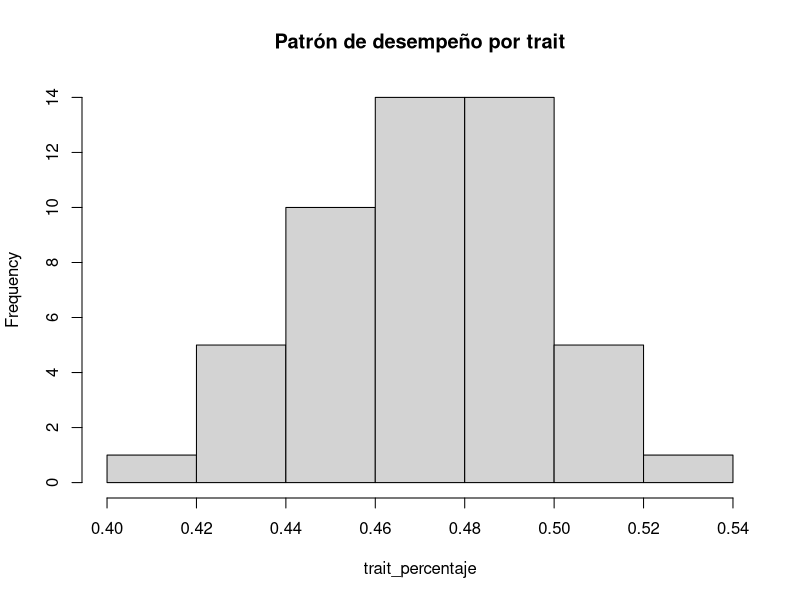
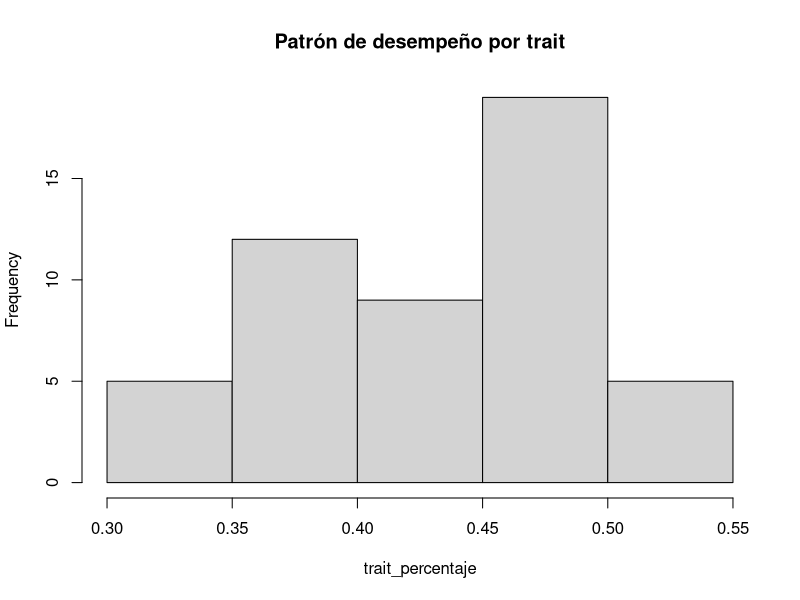
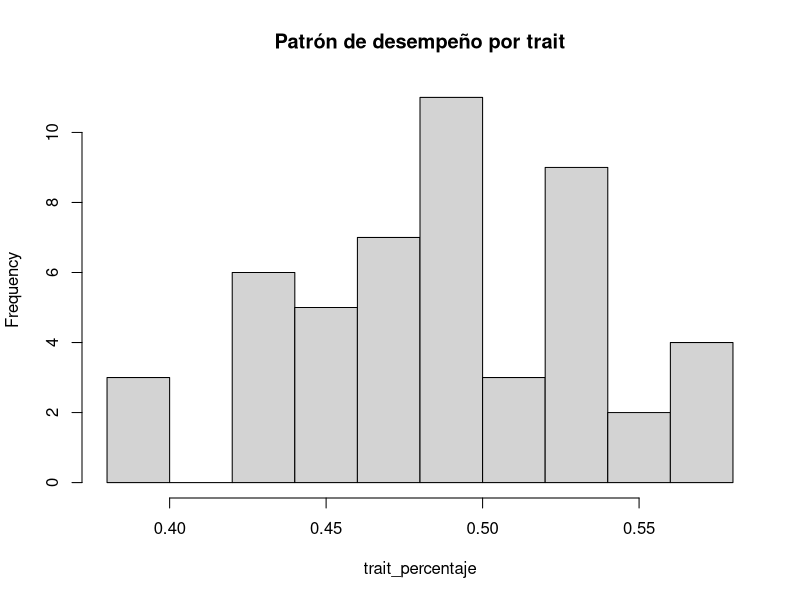
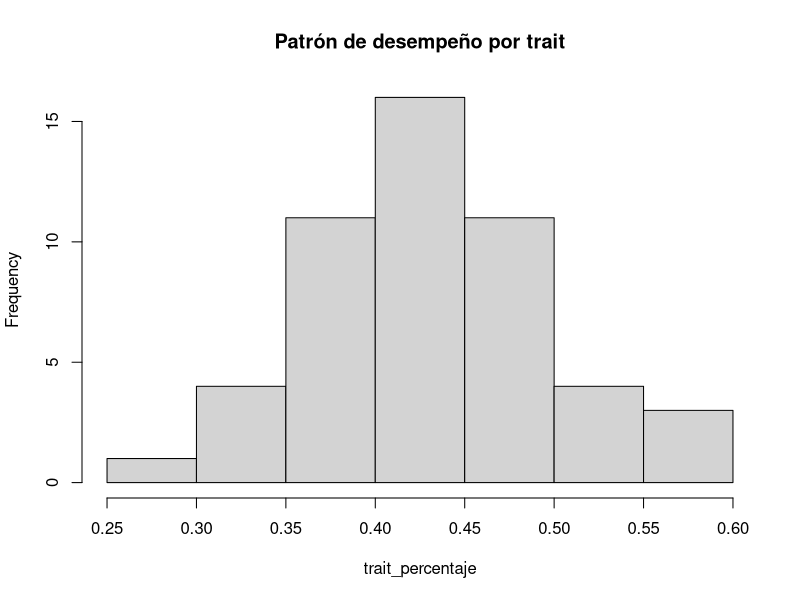
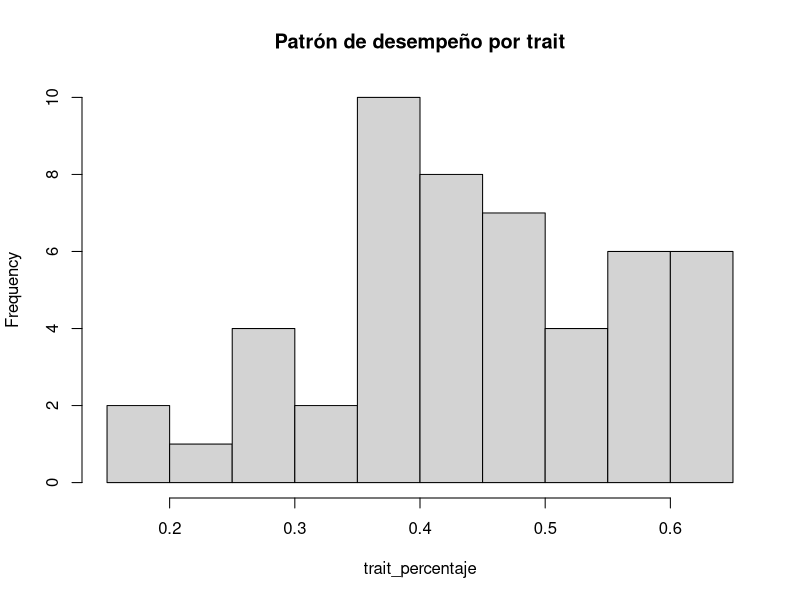
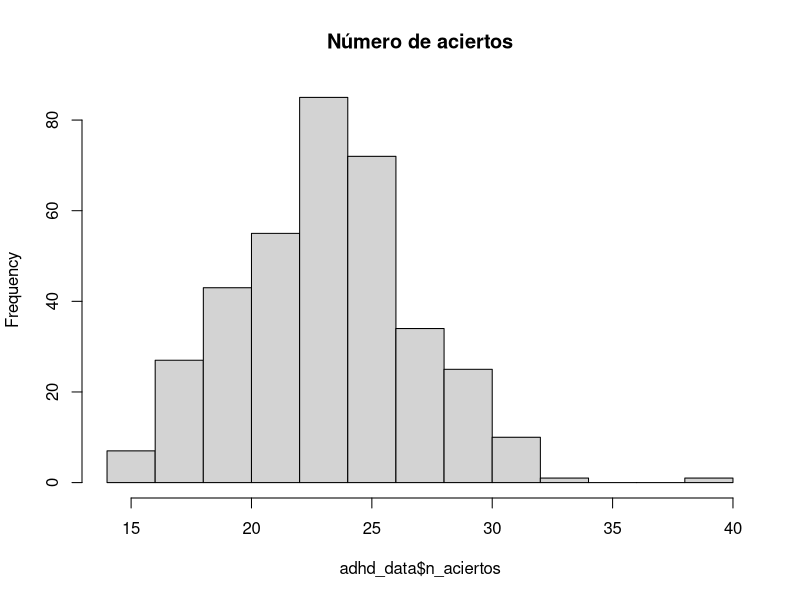
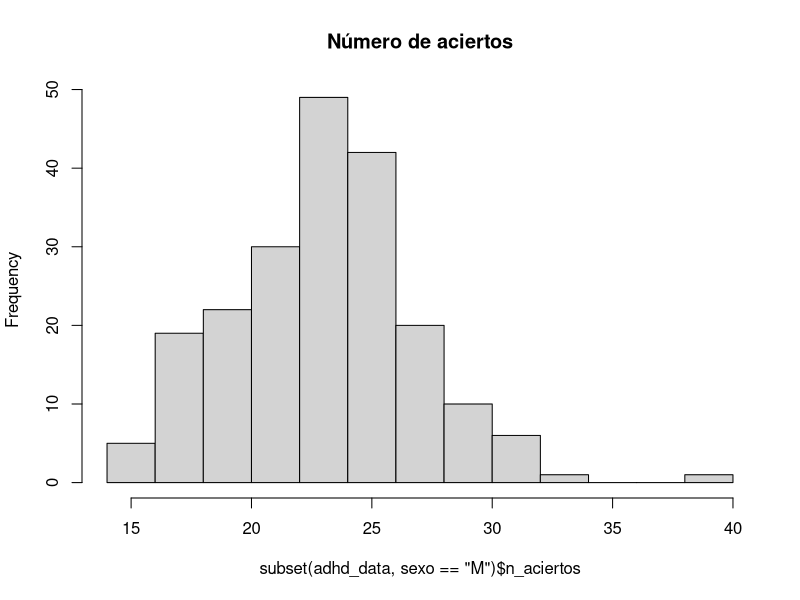
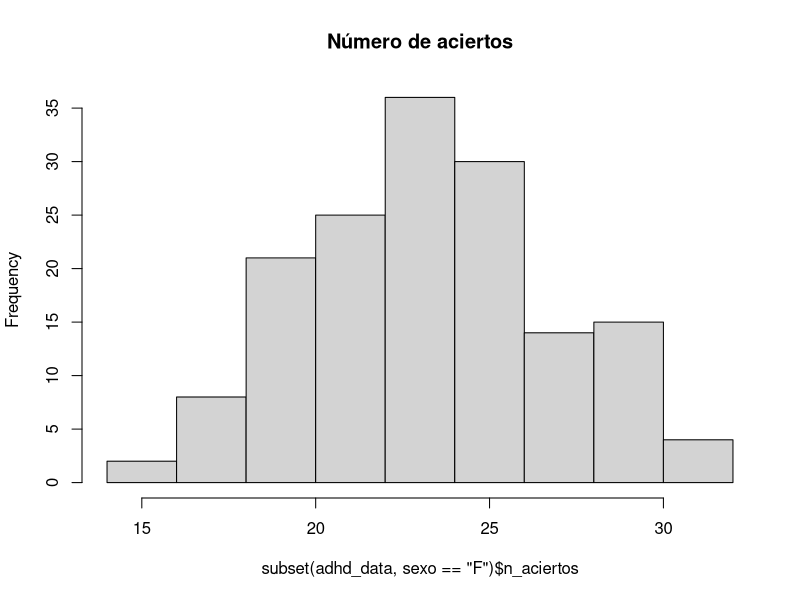

These figures' R source, in order:
## ---- chunk 1
## mostrar siempre el código
knitr::opts_chunk$set(echo = TRUE)
## ---- chunk 2
## Leemos los datos:
adhd_data = read.delim("data/taskA.txt")

## Menores de edad
adhd_data_menores = subset(adhd_data, edad < 18)

## Adhd status
table(subset(adhd_data_menores, select=adhdstatus))

## ---- chunk 3
## niños y niñas en el subset
table(subset(adhd_data_menores, select=sexo))
## ---- chunk 4
## aquí va el código
create_plot <- function(df){
  len <- nrow(df)
  trait_percentaje <- colSums(subset(df, select = c(trait_A1:trait_A50))==5)/len
  trait_plot <- hist(trait_percentaje, main = "Patrón de desempeño por trait")
  # abline(h = mean(trait_percentaje), col = "red", lty = 2)
  return(trait_plot)
}

# Plot para todos los datos:
create_plot(adhd_data)
## ---- chunk 5
# plot para menores de edad con ADHD
create_plot(subset(adhd_data, edad < 18 & adhdstatus==1))
## ---- chunk 6
# plot para menores de edad con ADHD
create_plot(subset(adhd_data, edad >= 18 & adhdstatus==0))
## ---- chunk 7
# plot para menores de edad con ADHD para el sexo masculino
create_plot(subset(adhd_data, edad < 18 & adhdstatus==1 & sexo=="M"))
## ---- chunk 8
# plot para menores de edad sin ADHD para el sexo femenino
create_plot(subset(adhd_data, edad < 18 & adhdstatus==1 & sexo=="F"))
## ---- chunk 9
## aquí va el código
adhd_data$n_aciertos <- rowSums(subset(adhd_data, select = c(trait_A1:trait_A50))==5)

hist(adhd_data$n_aciertos, main = "Número de aciertos")
## ---- chunk 10

hist(subset(adhd_data, sexo=="M")$n_aciertos, main = "Número de aciertos")

## ---- chunk 11
hist(subset(adhd_data, sexo=="F")$n_aciertos, main = "Número de aciertos")
## ---- chunk 12
## string de 0s y 1s
v <- "01000111111101100100001110100111100110000111001110"
## ---- chunk 13
find_entropy <- function(vector){
  frequency_table <- table(strsplit(vector, ""))
  len <- nchar(vector)
  entropy <- -sum((frequency_table/len) * log2(frequency_table/len))
  return(entropy)
  }

find_entropy(v)
## ---- chunk 14
## aquí va el código
adhd_data$respuestas <- apply((subset(adhd_data, select = c(trait_A1:trait_A50)) == 5)*1, 1, function(x) as.character(paste(x, collapse = "")))

# Se utiliza sapply para aplicar la función y además, regresar un resultados simplificado (un número)
adhd_data$entropia <- sapply(adhd_data$respuestas, find_entropy)

## 
hist(subset(adhd_data, sexo=="F")$entropia, main = "Entropía")
## ---- chunk 15
hist(subset(adhd_data, sexo=="M")$entropia, main = "Entropía")
## ---- chunk 16
hist(subset(adhd_data, adhdstatus==0)$entropia, main = "Entropía")
## ---- chunk 17
hist(subset(adhd_data, adhdstatus==1)$entropia, main = "Entropía")
## ---- chunk 18
## aquí va el código

describir_vector <- function(str_vector){
  vector <- as.integer(strsplit(str_vector, "")[[1]])
  rle_vector <- rle(vector)
  
  #Números de ceros y unos
  n_ceros <- sum(vector==0)
  n_unos <- sum(vector==1)
  
  # Rachas
  max_ceros <- max(rle_vector$lengths[rle_vector$values == 0])
  max_unos <- max(rle_vector$lengths[rle_vector$values == 1])
  
  #Matriz de transición(cambios de estado)
  estados <- unique(vector)
  n_estados <- length(estados)
  matriz_transicion <- matrix(0, nrow = n_estados, ncol = n_estados, dimnames = list(estados, estados))

  for (i in 1:(length(vector) - 1)) {
    estado_actual <- vector[i]
    estado_siguiente <- vector[i + 1]
    print(matriz_transicion[estado_actual, estado_siguiente])
    matriz_transicion[estado_actual, estado_siguiente] <- matriz_transicion[estado_actual, estado_siguiente] + 1
    print(matriz_transicion)
  }
  
  #cambios_estados <- sum(matriz_transicion) - sum(diag(matriz_transicion))
  
  #output
  resultados <- list("num_ceros" = n_ceros, "num_unos" = n_unos, "max_racha_ceros" = max_ceros,"max_racha_ceros" =max_unos )
  return(matriz_transicion)
}

resultados = describir_vector(v)

#resultados$num_ceros
## ---- chunk 19
# Supongamos que tienes un vector de observaciones de estados
observaciones <- c("A", "B", "A", "A", "B", "C", "C", "A", "B", "A")

# Función para calcular la matriz de transición a partir de las observaciones
calcular_matriz_transicion <- function(observaciones) {
  # Obtener los estados únicos y contar las transiciones
  estados <- unique(observaciones)
  n_estados <- length(estados)
  matriz_transicion <- matrix(0, nrow = n_estados, ncol = n_estados, dimnames = list(estados, estados))
  
  # Contar las transiciones entre estados
  for (i in 1:(length(observaciones) - 1)) {
    estado_actual <- observaciones[i]
    estado_siguiente <- observaciones[i + 1]
    matriz_transicion[estado_actual, estado_siguiente] <- matriz_transicion[estado_actual, estado_siguiente] + 1
  }
  
  # Normalizar las frecuencias para obtener probabilidades de transición
  # matriz_transicion <- matriz_transicion / rowSums(matriz_transicion)
  
  return(matriz_transicion)
}

# Calcular la matriz de transición
matriz_transicion <- calcular_matriz_transicion(observaciones)

# Imprimir la matriz de transición
print("Matriz de Transición:")
print(matriz_transicion)

## ---- chunk 20
## aquí va el código
## ---- chunk 21
## aquí va el código
## ---- chunk 22
## aquí va el código
